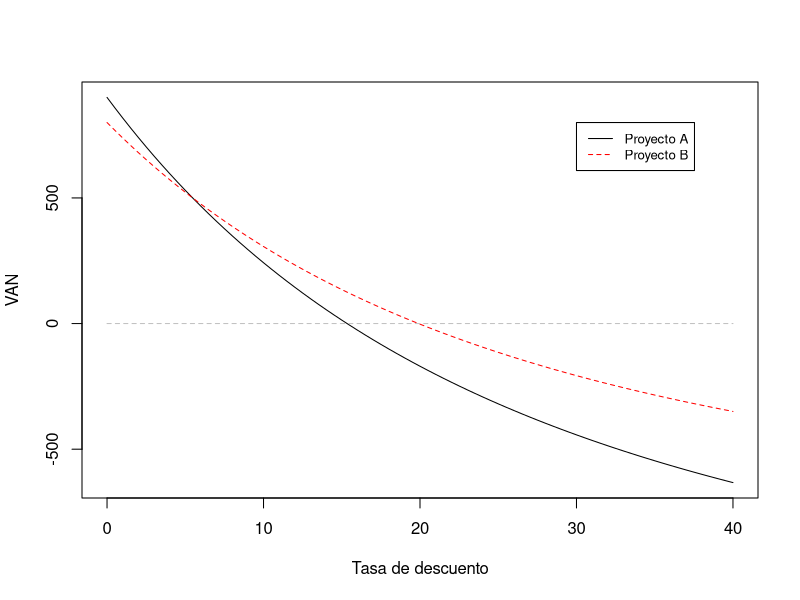

Here is the R script that generated this plot: (Note: this script raises an error after producing the figure.)
## ---- chunk 1
#| tbl-cap: Flujos de caja de dos proyectos de inversión.

table61 = rbind(fc = rbind(c(-1500, 400, 400, 400, 400, 400, 400),
               c(-1000, 300, 300, 300, 300, 300, 300)))
colnames(table61) = c("**0**", "**1**", "**2**", "**3**", "**4**", "**5**", "**6**")
rownames(table61) = c("**Proyecto A:**", "**Proyecto B:**")
knitr::kable(
  head(table61, nrow(table61)),
  booktabs = TRUE,
  align = "cc",
)
## ---- chunk 2
fc = cbind(c(-1500, 400, 400, 400, 400, 400, 400),
               c(-1000, 300, 300, 300, 300, 300, 300))
k = seq(0, 40, 0.5)
vanA = rep(0, length(k))
vanB = vanA
for (t in 0 : 6){
    den = 1 / (1 + k / 100) ^ t
    vanA = vanA + fc[t + 1, 1] * den
    vanB = vanB + fc[t + 1, 2] * den
}
plot(k, vanA, type = "l", ylab = "VAN", xlab = "Tasa de descuento")
lines(k, vanB, col="red", lty = 2)
lines(k, rep(0, length(k)), col="grey", lty = 2)
legend(30, 800, legend=c("Proyecto A", "Proyecto B"),
       col=c("black", "red"), lty=1:2, cex=0.8)
## ---- chunk 3
xfun::embed_file('evalInversiones.xlsx', text = "Se recomienda solucionarlo con un libro Excel (puedes usar el de este enlace.)")
## ---- chunk 4
xfun::embed_file('problema6-14.xlsx', text = "Enlace a solución.")
## ---- chunk 5
xfun::embed_file('problema6-15.xlsx', text = "Enlace a solución.")
## ---- chunk 6
xfun::embed_file('problema6-16.xlsx', text = "Enlace a solución.")
